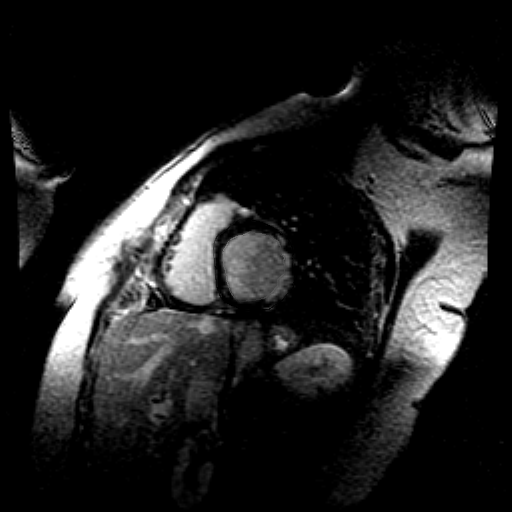
%> input picture 2D_chan_vese_new/image4--orig.tif, 512 x 512 px
$ octave binarizeScarCyan1.m   (GNU Octave 9; MATLAB toolbox functions it lacks are replaced by stand-ins)
%> lines starting %> are read from the running program, lines starting %| are printed output that depends on the picture

imOrig = imread('image4--orig.tif');
%> imOrig is the input picture: size 512x512 uint8; min 0, max 255, mean 33.7
imcrop = imOrig(175:(175+152),140:(140+164));
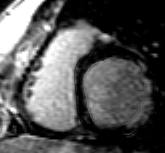
%> imcrop: size 153x165 uint8; min 0, max 255, mean 85.3

figure;imagesc(imcrop); axis image; axis off; colormap gray;

bw = imread('0001.tif');
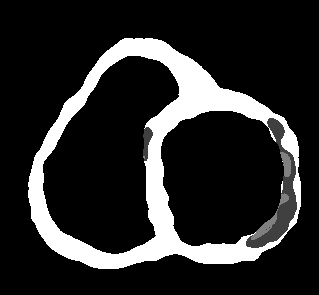
%> input picture 2D_chan_vese_new/0001.tif, 319 x 295 px
%> bw is the input picture: size 295x319 uint8; min 0, max 255, mean 42

%> (the run ends here)
